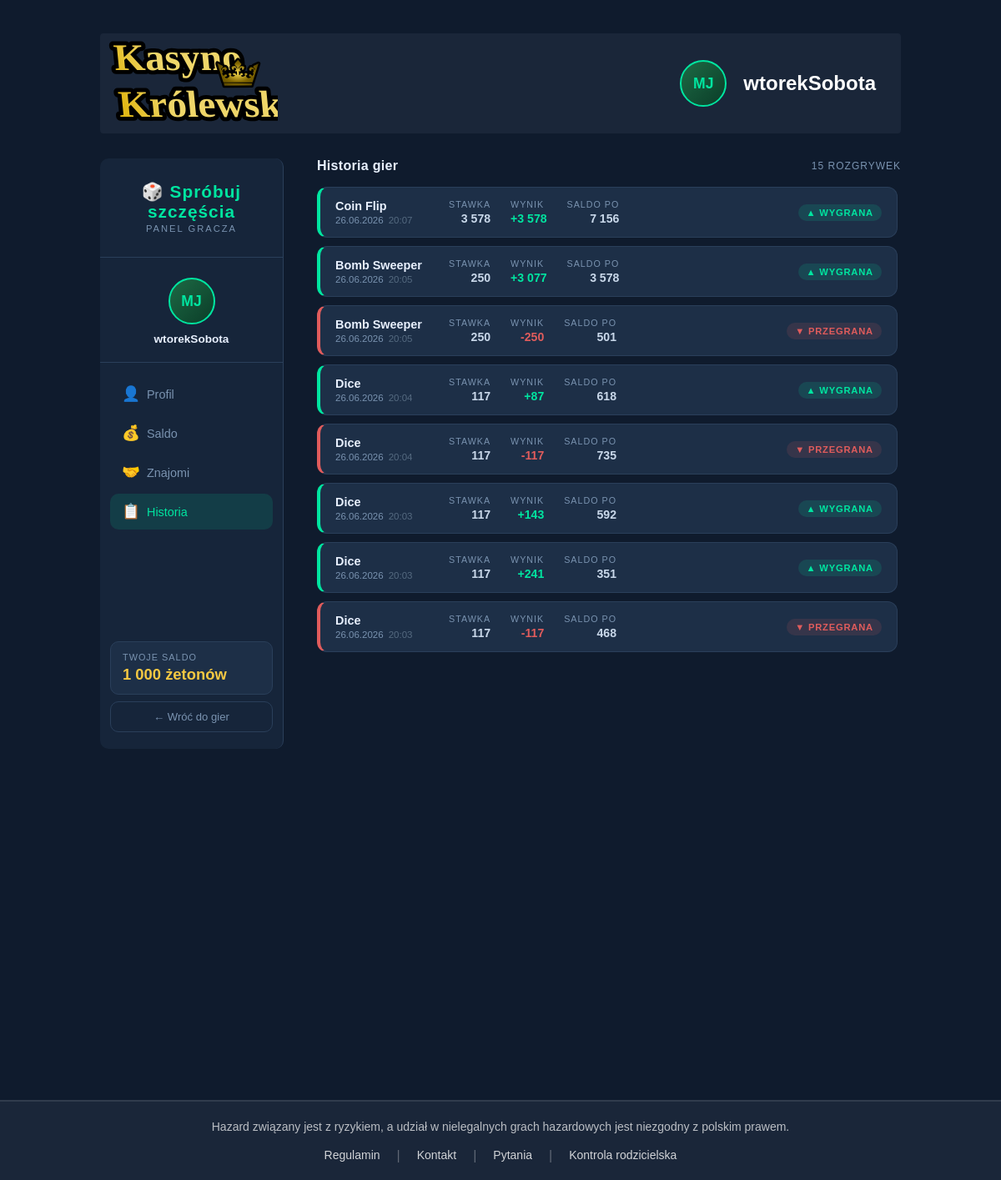
/historia (signed in), run on the app's committed database.
### tables this page shows
CREATE TABLE `game_history` (
  `id` int(10) UNSIGNED NOT NULL,
  `user_id` int(10) UNSIGNED NOT NULL,
  `game` varchar(50) NOT NULL,
  `bet` decimal(10,2) NOT NULL,
  `win` decimal(10,2) NOT NULL,
  `balance_after` decimal(10,2) NOT NULL,
  `played_at` timestamp NOT NULL DEFAULT current_timestamp()
);

### pages/historia.php (the view, shortened to what this page needs)
<?php
$user     = $_SESSION['user']         ?? 'Gracz';
$user_id  = $_SESSION['user_id']      ?? 0;
$balance  = $_SESSION['user_balance'] ?? 0;
$username = $_SESSION['username']     ?? '';
$pic      = $_SESSION['profile_pic']  ?? '';
$sql    = "SELECT game, bet, win, balance_after, played_at FROM game_history WHERE user_id = '$user_id' ORDER BY played_at DESC";
$result = mysqli_query($conn, $sql);
$rows   = mysqli_fetch_all($result, MYSQLI_ASSOC);
$initials = '';
$parts = explode(' ', $user);
foreach ($parts as $p) $initials .= strtoupper(mb_substr($p, 0, 1));
$initials = mb_substr($initials, 0, 2);
?>
<div class="profile-container">
<div class="sidebar">
    <div class="sidebar-logo">
        <span>🎲 Spróbuj szczęścia</span>
        <small>Panel gracza</small>
    </div>
    <div class="sidebar-avatar">
        <div class="avatar-circle">
            <?php if ($pic): ?>
                <img src="<?= htmlspecialchars($pic) ?>" alt="avatar">
            <?php else: ?>
                <?= htmlspecialchars($initials) ?>
            <?php endif; ?>
        </div>
        <?php if (isset($username) && !empty($username)): ?>
            <div class="sidebar-name"><?= htmlspecialchars($username) ?></div>
        <?php else: ?>
            <div class="sidebar-name"><?= htmlspecialchars($user) ?></div>
        <?php endif; ?>
    </div>
    <nav class="sidebar-nav">
        <a href="profil"   class="nav-item ">
            <span class="icon">👤</span> Profil
        </a>
        <a href="saldo"    class="nav-item ">
            <span class="icon">💰</span> Saldo
        </a>
        <a href="znajomi" class="nav-item ">
            <span class="icon">🤝</span> Znajomi
        </a>
        <a href="historia" class="nav-item active">
            <span class="icon">📋</span> Historia
        </a>
    </nav>
    <div class="sidebar-balance">
        <small>Twoje saldo</small>
        <strong><?= number_format($balance, 0, ',', ' ') ?> żetonów</strong>
    </div>
    <a href="home" class="sidebar-back">← Wróć do gier</a>
</div>
<div class="historia-wrapper">
    <div class="historia-header">
        <span class="historia-title">Historia gier</span>
        <span class="historia-count"><?= count($rows) ?> rozgrywek</span>
    </div>
    <?php if (empty($rows)): ?>
        <div class="historia-empty">
            <div class="historia-empty-icon">🎲</div>
            <p>Brak rozgrywek w historii.</p>
            <small>Zagraj w jedną z naszych gier, aby zobaczyć wyniki tutaj.</small>
        </div>
    <?php else: ?>
        <div class="historia-list">
            <?php foreach ($rows as $r):
                $win      = (float) $r['win'];
                $bet      = (float) $r['bet'];
                $balance  = (float) $r['balance_after'];
                $isWin    = $win >= 0;
                $sign     = $isWin ? '+' : '';
                $tileClass = $isWin ? 'tile-win' : 'tile-lose';
                $dt   = new DateTime($r['played_at']);
                $date = $dt->format('d.m.Y');
                $time = $dt->format('H:i');
            ?>
            <div class="historia-tile <?= $tileClass ?>">
                <div class="tile-game">
                    <span class="tile-game-name"><?= htmlspecialchars($r['game']) ?></span>
                    <span class="tile-datetime">
                        <span><?= $date ?></span>
                        <span class="tile-time"><?= $time ?></span>
                    </span>
                </div>
                <div class="tile-stats">
                    <div class="tile-stat">
                        <span class="tile-stat-label">Stawka</span>
                        <span class="tile-stat-val"><?= number_format($bet, 0, ',', ' ') ?> </span>
                    </div>
                    <div class="tile-stat">
                        <span class="tile-stat-label">Wynik</span>
                        <span class="tile-stat-val tile-result <?= $tileClass ?>">
                            <?= $sign . number_format($win, 0, ',', ' ') ?>
                        </span>
                    </div>
                    <div class="tile-stat">
                        <span class="tile-stat-label">Saldo po</span>
                        <span class="tile-stat-val"><?= number_format($balance, 0, ',', ' ') ?> </span>
                    </div>
                </div>
                <div class="tile-indicator <?= $tileClass ?>">
                    <?= $isWin ? '▲ Wygrana' : '▼ Przegrana' ?>
                </div>
            </div>
            <?php endforeach; ?>
        </div>
    <?php endif; ?>
</div>
</div>

### header.php (shortened to what this page needs)
<?php
$logged_in = isset($_SESSION['user_id']);
$pic      = $_SESSION['profile_pic'] ?? '';
$user     = $_SESSION['user']       ?? 'Gracz';
$baseUrl = '/kasyno/Kasyno-Krolowskie/';
$initials = '';
$parts = explode(' ', $user);
foreach ($parts as $p) $initials .= strtoupper(mb_substr($p, 0, 1));
$initials = mb_substr($initials, 0, 2);
?>
<!DOCTYPE html>
<html lang="pl">
<head>
    <link rel="stylesheet" href="<?= $baseUrl ?>style.css?v=1">
</head>
<body>
    <div class="container">
        <div class="top-bar">
            <a href="home" class="logo">
                <img src="/kasyno/Kasyno-Krolowskie/photos/logo.svg" alt="Logo Kasyno Królewskie">
            </a>
            <?php if ($logged_in): ?>
                <a href="profil" class="profil-link">
                    <div class="profil" >
                        <div class="avatar-circle">
            <?php if (isset($pic) && !empty($pic)): ?>
                <img src="<?= htmlspecialchars($pic) ?>" alt="avatar">
            <?php else: ?>
                <?= htmlspecialchars($initials) ?>
            <?php endif; ?>
        </div>
                        <div class="username"><?= htmlspecialchars($_SESSION['username'] ?? 'Użytkownik') ?></div>
                    </div>
                </a>
            <?php endif; ?>
        </div>

### index.php (shortened to what this page needs)
<?php
$page = $_GET['page'] ?? 'home';
$filePath = 'pages/' . $page . '.php';
include 'header.php';
if (file_exists($filePath)) {
    include $filePath;
} else {
    echo "<h1>Błąd 404</h1><p>Strona o podanym adresie nie istnieje.</p>";
}
include 'footer.php';
?>

### footer.php (shortened to what this page needs)
</div>
<div class="footer-bar">
    <div class="footer-content">
        <p class="footer-warning">
            Hazard związany jest z ryzykiem, a udział w nielegalnych grach hazardowych jest niezgodny z polskim prawem.
        </p>
        <div class="footer-links">
            <a href="page.php?page=regulamin">Regulamin</a>
            <span class="footer-separator">|</span>
            <a href="page.php?page=kontakt">Kontakt</a>
            <span class="footer-separator">|</span>
            <a href="page.php?page=pytania">Pytania</a>
            <span class="footer-separator">|</span>
            <a href="page.php?page=kontrola-rodzicielska">Kontrola rodzicielska</a>
        </div>
    </div>
</div>
</body>
</html>

### data on the page
game_history: game "Coin Flip", played_at "26.06.2026", played_at "20:07", bet "3 578", win "+", win "3 578", balance_after "7 156", shows "▲ WYGRANA"
game_history: game "Bomb Sweeper", played_at "26.06.2026", played_at "20:05", bet "250", win "+", win "3 077", balance_after "3 578", shows "▲ WYGRANA"
game_history: game "Bomb Sweeper", played_at "26.06.2026", played_at "20:05", bet "250", win "-250", balance_after "501", shows "▼ PRZEGRANA"
game_history: game "Dice", played_at "26.06.2026", played_at "20:04", bet "117", win "+", win "87", balance_after "618", shows "▲ WYGRANA"
game_history: game "Dice", played_at "26.06.2026", played_at "20:04", bet "117", win "-117", balance_after "735", shows "▼ PRZEGRANA"
game_history: game "Dice", played_at "26.06.2026", played_at "20:03", bet "117", win "+", win "143", balance_after "592", shows "▲ WYGRANA"
game_history: game "Dice", played_at "26.06.2026", played_at "20:03", bet "117", win "+", win "241", balance_after "351", shows "▲ WYGRANA"
game_history: game "Dice", played_at "26.06.2026", played_at "20:03", bet "117", win "-117", balance_after "468", shows "▼ PRZEGRANA"

### other printed values
$initials "MJ"
$_SESSION['username'] "wtorekSobota"
$username "wtorekSobota"
$balance "1 000"
count($rows) "15"
